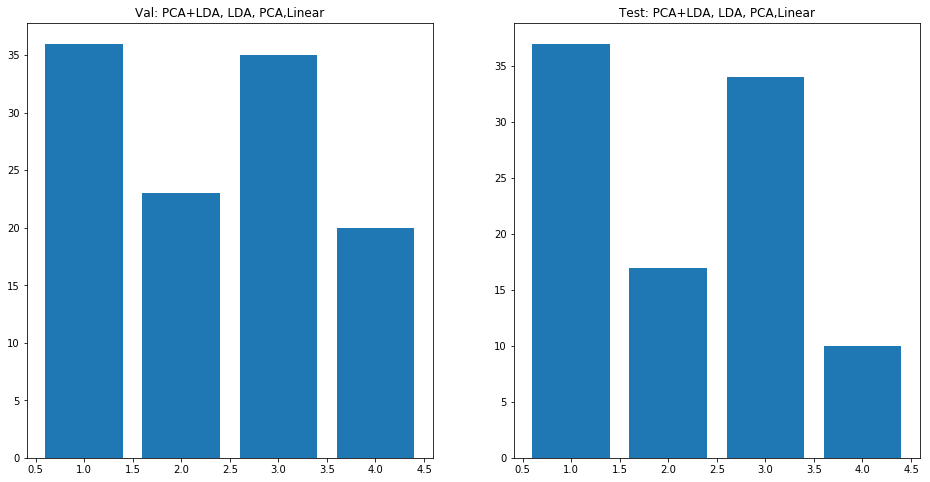

Recreate this plot in Python.

# coding: utf-8

# In[1]:


import numpy as np
import matplotlib.pyplot as plt
from keras.datasets import cifar10
from sklearn.decomposition import PCA
from sklearn.discriminant_analysis import LinearDiscriminantAnalysis as LDA
get_ipython().magic('matplotlib inline')


# In[2]:


(train_features, train_labels), (test_features, test_labels) = cifar10.load_data()
LABELS = ['airplane', 'automobile', 'bird', 'cat', 'deer', 'dog', 'frog','horse', 'ship', 'truck']


# In[3]:


fig = plt.figure()
for i in range(10):
	ax = fig.add_subplot(2, 5, 1 + i, xticks=[], yticks=[])
	idx = np.where(train_labels[:]==i)[0]
	features_idx = train_features[idx[0],:,:,:]
	ax.set_title(LABELS[i])
	plt.imshow(features_idx)
plt.show()


# # PCA + LDA 

# In[85]:


N = 10000
M = 1000
CLASSES = 10
INPUT_FEATURES = 32*32*3
PCA_Features = 32


# In[86]:


X = train_features[0:N,...].reshape((N,INPUT_FEATURES))/255.0
Y = train_labels[0:N]
X_val = train_features[N:N+M,...].reshape((M,INPUT_FEATURES))/255.0
Y_val = train_labels[N:N+M]
X_test = test_features.reshape((test_features.shape[0],INPUT_FEATURES))/255.0
Y_test = test_labels


# In[87]:


pca = PCA(n_components=PCA_Features)
pca.fit(X)
X_pca = pca.transform(X)
X_val = pca.transform(X_val)
X_test = pca.transform(X_test)


# In[88]:


# Divide into 45 classes
train_data = []
for i in range(CLASSES):
    for j in range(i+1,CLASSES):
        class_train = (i,j)
        idx = np.hstack((np.where(Y==i)[0] , np.where(Y==j)[0]))        
        mid = np.sum(Y==i)
        high = idx.shape[0]   
        
        sub_x = np.zeros((high,PCA_Features))
        sub_y = np.zeros_like(idx)
        
        sub_x = X_pca[idx,...]
        sub_y[mid:high] = 1
        
        train_data.append({'X':sub_x,'Y':sub_y,'classes':class_train})


# In[89]:


lda_train = []
for bin_class in train_data:
    
    lda = LDA(n_components=1,solver='svd')
    lda.fit(bin_class['X'],bin_class['Y'])
    bin_class['LDA'] = lda


# In[90]:


prediction = []
for bin_class in train_data:
    pred = bin_class['LDA'].predict(X_val)
    class_pred = np.zeros_like(pred)
    class_pred[np.where(pred==0)] = bin_class['classes'][0]
    class_pred[np.where(pred==1)] = bin_class['classes'][1]
    prediction.append(class_pred)
prediction = np.array(prediction)
class_prediction = []
for i in range(M):
    counts = np.bincount(prediction[:,i])
    class_prediction.append(np.argmax(counts))
class_prediction = np.array(class_prediction)


# In[92]:


print("Accuracy:",np.sum(class_prediction == Y_val[:,0])/M) 


# In[115]:


prediction = []
for bin_class in train_data:
    pred = bin_class['LDA'].predict(X_test)
    class_pred = np.zeros_like(pred)
    class_pred[np.where(pred==0)] = bin_class['classes'][0]
    class_pred[np.where(pred==1)] = bin_class['classes'][1]
    prediction.append(class_pred)
prediction = np.array(prediction)
class_prediction = []
for i in range(10000):
    counts = np.bincount(prediction[:,i])
    class_prediction.append(np.argmax(counts))
class_prediction = np.array(class_prediction)


# In[117]:


print("Accuracy:",np.sum(class_prediction == Y_test[:,0])/10000) 


# # Only LDA

# In[123]:


N = 100
M = 10
CLASSES = 10
INPUT_FEATURES = 32*32*3
PCA_Features = 512


# In[132]:


X = train_features[0:N,...].reshape((N,INPUT_FEATURES))/255.0
Y = train_labels[0:N]
X_val = train_features[N:N+M,...].reshape((M,INPUT_FEATURES))/255.0
Y_val = train_labels[N:N+M]
X_test = test_features.reshape((test_features.shape[0],INPUT_FEATURES))/255.0
Y_test = test_labels


# In[125]:


X_pca = X


# In[126]:


# Divide into 45 classes
train_data = []
for i in range(CLASSES):
    for j in range(i+1,CLASSES):
        class_train = (i,j)
        idx = np.hstack((np.where(Y==i)[0] , np.where(Y==j)[0]))        
        mid = np.sum(Y==i)
        high = idx.shape[0]   
        
        sub_x = np.zeros((high,PCA_Features))
        sub_y = np.zeros_like(idx)
        
        sub_x = X_pca[idx,...]
        sub_y[mid:high] = 1
        
        train_data.append({'X':sub_x,'Y':sub_y,'classes':class_train})        


# In[127]:


lda_train = []
for bin_class in train_data:    
    lda = LDA(n_components=1,solver='svd')
    lda.fit(bin_class['X'],bin_class['Y'])
    bin_class['LDA'] = lda


# In[128]:


prediction = []
for bin_class in train_data:
    pred = bin_class['LDA'].predict(X_val)
    class_pred = np.zeros_like(pred)
    class_pred[np.where(pred==0)] = bin_class['classes'][0]
    class_pred[np.where(pred==1)] = bin_class['classes'][1]
    prediction.append(class_pred)
prediction = np.array(prediction)


# In[129]:


class_prediction = []
for i in range(M):
    counts = np.bincount(prediction[:,i])
    class_prediction.append(np.argmax(counts))
class_prediction = np.array(class_prediction)


# In[139]:


print("Accuracy:",np.sum(class_prediction == Y_val[:,0])/M) 


# In[133]:


prediction = []
for bin_class in train_data:
    pred = bin_class['LDA'].predict(X_test)
    class_pred = np.zeros_like(pred)
    class_pred[np.where(pred==0)] = bin_class['classes'][0]
    class_pred[np.where(pred==1)] = bin_class['classes'][1]
    prediction.append(class_pred)
prediction = np.array(prediction)
class_prediction = []
for i in range(10000):
    counts = np.bincount(prediction[:,i])
    class_prediction.append(np.argmax(counts))
class_prediction = np.array(class_prediction)


# In[138]:


print("Accuracy:",np.sum(class_prediction == Y_test[:,0])/10000) 


# # Reasons for low accracy: 
# 1. Very less data. Due to the time required to train the model on cpu I could only train on 1000 images
# 2. High Numbers of parameters W = 45*(D*2) D = 32 - 3072

# # Write Ups 
# ### PCA + LDA: 
# #### Val Acc:36% Test Acc: 37% 
#     Reducing the dimensions reduces the amount of inforation but requires less computation time hence I could train it on the whole dataset
#                 
# ### Only LDA:
# #### Val Acc: 23% Test Acc: 17%
#     Better than PCA + LDA but not enough time to run on the whole dataset
# 
# ### PCA + Linear Classifier: 
# #### Val Acc: 35% Test Acc: 34%
#     Second best classifier even in 32 eigen vectors
#     
# ### Linear Classifier: 
# #### Val Acc: 20% Test Acc: 10%
#     Worst classifier, unable to understand the data and can't predict

# In[235]:


fig = plt.figure(figsize=(16,8))
ax = fig.add_subplot(1,2,1)
ax.bar([1,2,3,4],[36,23,35,20])
ax.set_title("Val: PCA+LDA, LDA, PCA,Linear")
ax = fig.add_subplot(1,2,2)
ax.bar([1,2,3,4],[37,17,34,10])
ax.set_title("Test: PCA+LDA, LDA, PCA,Linear")
plt.show()


# # Linear Classifer

# In[149]:


X = train_features[0:N,...].reshape((N,INPUT_FEATURES))/255.0
Y = train_labels[0:N]
X_val = train_features[N:N+M,...].reshape((M,INPUT_FEATURES))/255.0
Y_val = train_labels[N:N+M]
X_test = test_features.reshape((test_features.shape[0],INPUT_FEATURES))/255.0
Y_test = test_labels


# In[150]:


# Divide into 45 classes
train_data = []
for i in range(CLASSES):
    for j in range(i+1,CLASSES):
        class_train = (i,j)
        idx = np.hstack((np.where(Y==i)[0] , np.where(Y==j)[0]))        
        mid = np.sum(Y==i)
        high = idx.shape[0]   
        
        sub_x = np.zeros((high,PCA_Features))
        sub_y = np.zeros_like(idx)
        
        sub_x = X_pca[idx,...]
        sub_y[mid:high] = 1
        
        train_data.append({'X':sub_x,'Y':sub_y,'classes':class_train})  


# In[218]:


def sigmoid(X):
    return 1./(1. + np.exp(-X))

def LinearClassifier(X,Y):
    W = np.random.random((X.shape[1],))
    
    lr = 1e-3
    prev_loss = 1.0
    for i in range(100):
        Z1 = X.dot(W)
        Y_pred = sigmoid(Z1)
        Loss = np.sum((Y -Y_pred)**2)
        if np.abs(Loss - prev_loss) < 1e-3:
            break
        prev_loss = Loss
        dL = -1*(Y-Y_pred)*Y_pred*(1-Y_pred)
        dw = X.T.dot(dL)
        W -= lr*dw
        
    return W
    
def predict(X,W):
    return sigmoid(X.dot(W))


# In[220]:


for bin_class in train_data:    
    bin_class['W'] = LinearClassifier(bin_class['X'],bin_class['Y'])


# In[221]:


prediction = []
for bin_class in train_data:
    pred = predict(X_test, bin_class['W'])
    class_pred = np.zeros_like(pred)
    class_pred[np.where(pred<=0.5)] = bin_class['classes'][0]
    class_pred[np.where(pred>0.5)] = bin_class['classes'][1]
    prediction.append(class_pred.astype('int'))
prediction = np.array(prediction)
class_prediction = []
for i in range(10000):
    counts = np.bincount(prediction[:,i])
    class_prediction.append(np.argmax(counts))
class_prediction = np.array(class_prediction)


# In[222]:


print("Accuracy:",np.sum(class_prediction == Y_test[:,0])/10000) 


# In[223]:


prediction = []
for bin_class in train_data:
    pred = predict(X_val, bin_class['W'])
    class_pred = np.zeros_like(pred)
    class_pred[np.where(pred<=0.5)] = bin_class['classes'][0]
    class_pred[np.where(pred>0.5)] = bin_class['classes'][1]
    prediction.append(class_pred.astype('int'))
prediction = np.array(prediction)
class_prediction = []
for i in range(M):
    counts = np.bincount(prediction[:,i])
    class_prediction.append(np.argmax(counts))
class_prediction = np.array(class_prediction)


# In[224]:


print("Accuracy:",np.sum(class_prediction == Y_val[:,0])/M) 


# # PCA + Linear Classification

# In[203]:


N = 10000
M = 1000
CLASSES = 10
INPUT_FEATURES = 32*32*3
PCA_Features = 32

X = train_features[0:N,...].reshape((N,INPUT_FEATURES))/255.0
Y = train_labels[0:N]
X_val = train_features[N:N+M,...].reshape((M,INPUT_FEATURES))/255.0
Y_val = train_labels[N:N+M]
X_test = test_features.reshape((test_features.shape[0],INPUT_FEATURES))/255.0
Y_test = test_labels

pca = PCA(n_components=PCA_Features)
pca.fit(X)
X_pca = pca.transform(X)
X_val = pca.transform(X_val)
X_test = pca.transform(X_test)

# Divide into 45 classes
train_data = []
for i in range(CLASSES):
    for j in range(i+1,CLASSES):
        class_train = (i,j)
        idx = np.hstack((np.where(Y==i)[0] , np.where(Y==j)[0]))        
        mid = np.sum(Y==i)
        high = idx.shape[0]   
        
        sub_x = np.zeros((high,PCA_Features))
        sub_y = np.zeros_like(idx)
        
        sub_x = X_pca[idx,...]
        sub_y[mid:high] = 1
        
        train_data.append({'X':sub_x,'Y':sub_y,'classes':class_train})


# In[226]:


for bin_class in train_data:    
    bin_class['W'] = LinearClassifier(bin_class['X'],bin_class['Y'])


# In[227]:


prediction = []
for bin_class in train_data:
    pred = predict(X_test, bin_class['W'])
    class_pred = np.zeros_like(pred)
    class_pred[np.where(pred<=0.5)] = bin_class['classes'][0]
    class_pred[np.where(pred>0.5)] = bin_class['classes'][1]
    prediction.append(class_pred.astype('int'))
prediction = np.array(prediction)
class_prediction = []
for i in range(10000):
    counts = np.bincount(prediction[:,i])
    class_prediction.append(np.argmax(counts))
class_prediction = np.array(class_prediction)

print("Accuracy:",np.sum(class_prediction == Y_test[:,0])/10000) 

prediction = []
for bin_class in train_data:
    pred = predict(X_val, bin_class['W'])
    class_pred = np.zeros_like(pred)
    class_pred[np.where(pred<=0.5)] = bin_class['classes'][0]
    class_pred[np.where(pred>0.5)] = bin_class['classes'][1]
    prediction.append(class_pred.astype('int'))
prediction = np.array(prediction)
class_prediction = []
for i in range(M):
    counts = np.bincount(prediction[:,i])
    class_prediction.append(np.argmax(counts))
class_prediction = np.array(class_prediction)

print("Accuracy:",np.sum(class_prediction == Y_val[:,0])/M) 
